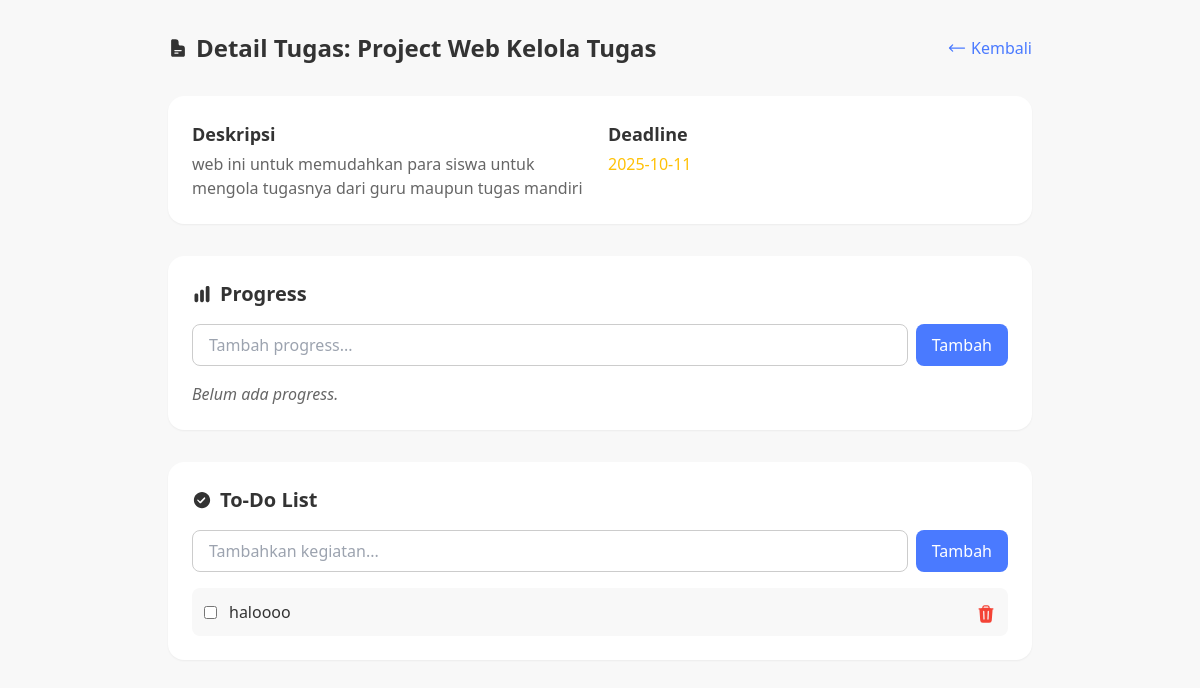
The app's page /routes/web.php?route=tugas/detail&project_id=19 (signed in) with its own data.
### tables this page shows
CREATE TABLE `projects` (
  `project_id` int(11) NOT NULL,
  `user_id` int(11) NOT NULL,
  `judul` varchar(255) NOT NULL,
  `deskripsi` text DEFAULT NULL,
  `deadline` date DEFAULT NULL,
  `status` enum('baru','berjalan','selesai') NOT NULL DEFAULT 'baru',
  `tipe_tugas` varchar(50) NOT NULL,
  `created_at` timestamp NOT NULL DEFAULT current_timestamp()
);

CREATE TABLE `todo_list` (
  `todo_id` int(11) NOT NULL,
  `project_id` int(11) NOT NULL,
  `deskripsi` varchar(255) NOT NULL,
  `is_done` tinyint(1) NOT NULL DEFAULT 0
);

### app/Controllers/TugasMuridController.php (called while the page is built, shortened)
<?php
class TugasMuridController {
    private $project;
    private $progress;
    private $todo;
    public function __construct($pdo) {
        $this->project = new Project($pdo);
        $this->progress = new ProgressUpdate($pdo);
        $this->todo = new Todo($pdo);
    }
  public function detail() {
    $project_id = $_GET['project_id'] ?? null;
    $project = $this->project->findById($project_id);
    $progress_updates = $this->progress->allByProject($project_id);
    $todos = $this->todo->allByProject($project_id);
    include __DIR__ . '/../../resources/views/murid/detail_tugas.php';
}
}

### app/Models/Project.php (called while the page is built, shortened)
<?php
class Project {
    private $pdo;
    public function __construct($pdo) {
        $this->pdo = $pdo;
    }
public function findById($id) {
    $stmt = $this->pdo->prepare("SELECT * FROM projects WHERE project_id = ?");
    $stmt->execute([$id]);
    return $stmt->fetch(PDO::FETCH_ASSOC);
}
}

### app/Models/Todo.php (called while the page is built, shortened)
<?php
class Todo {
    private $pdo;
    public function __construct($pdo) {
        $this->pdo = $pdo;
    }
   public function allByProject($project_id) {
    $stmt = $this->pdo->prepare("SELECT * FROM todo_list WHERE project_id = ?");
    $stmt->execute([$project_id]);
    return $stmt->fetchAll(PDO::FETCH_ASSOC);
}
}

### resources/views/murid/detail_tugas.php (the view, shortened to what this page needs)
<!DOCTYPE html>
<html lang="id">
<head>
    <script src="https://cdn.tailwindcss.com"></script>
</head>
<body class="bg-background-light text-text-dark min-h-screen font-sans">
    <div class="container mx-auto px-4 py-8 max-w-4xl">
        <header class="flex justify-between items-center mb-8">
            <h1 class="text-2xl font-bold text-text-dark flex items-center">
                <svg class="hero-icon mr-2"><use href="#document-text-icon"/></svg>
                Detail Tugas: <?= htmlspecialchars($project['judul']) ?>
            </h1>
            <a href="?route=tugas/list" class="flex items-center text-primary-blue hover:underline">
                <svg class="hero-icon mr-1"><use href="#arrow-left-icon"/></svg>
                Kembali
            </a>
        </header>
        <div class="bg-background-white rounded-2xl shadow-sm p-6 mb-8 card-hover">
            <div class="grid grid-cols-1 md:grid-cols-2 gap-4">
                <div>
                    <h3 class="text-lg font-semibold text-text-dark">Deskripsi</h3>
                    <p class="text-text-muted mt-1"><?= nl2br(htmlspecialchars($project['deskripsi'])) ?></p>
                </div>
                <div>
                    <h3 class="text-lg font-semibold text-text-dark">Deadline</h3>
                    <p class="text-warning-orange font-medium mt-1"><?= htmlspecialchars($project['deadline']) ?></p>
                </div>
            </div>
        </div>
        <div class="bg-background-white rounded-2xl shadow-sm p-6 mb-8 card-hover">
            <h2 class="text-xl font-bold text-text-dark mb-4 flex items-center">
                <svg class="hero-icon mr-2"><use href="#chart-bar-icon"/></svg>
                Progress
            </h2>
            <form action="?route=tugas/addProgress" method="POST" class="flex gap-2 mb-4">
                <input type="text" name="keterangan" placeholder="Tambah progress..." class="flex-1 px-4 py-2 border border-border-divider rounded-lg focus:ring-primary-blue focus:border-primary-blue" required>
                <button type="submit" class="bg-primary-blue text-background-white px-4 py-2 rounded-lg hover:bg-blue-600 transition">
                    Tambah
                </button>
            </form>
            <?php if (!empty($progress_updates)): ?>
                <ul class="space-y-3">
                    <?php foreach ($progress_updates as $update): ?>
                        <li class="p-3 bg-primary-blue-light rounded-lg flex justify-between items-start">
                            <p class="text-text-dark"><?= nl2br(htmlspecialchars($update['keterangan'])) ?></p>
                            <a href="?route=tugas/deleteProgress&update_id=<?= $update['id'] ?>&project_id=<?= $project['id'] ?>" onclick="return confirm('Hapus progress ini?')" class="text-danger-red hover:text-red-700 ml-3">
                                <svg class="hero-icon"><use href="#trash-icon"/></svg>
                            </a>
                        </li>
                    <?php endforeach ?>
                </ul>
            <?php else: ?>
                <p class="text-text-muted italic">Belum ada progress.</p>
            <?php endif; ?>
        </div>
        <div class="bg-background-white rounded-2xl shadow-sm p-6 card-hover">
            <h2 class="text-xl font-bold text-text-dark mb-4 flex items-center">
                <svg class="hero-icon mr-2"><use href="#check-circle-icon"/></svg>
                To-Do List
            </h2>
            <form action="?route=todo/tambah" method="POST" class="flex gap-2 mb-4">
                <input type="text" name="deskripsi" placeholder="Tambahkan kegiatan..." class="flex-1 px-4 py-2 border border-border-divider rounded-lg focus:ring-primary-blue focus:border-primary-blue" required>
                <button type="submit" class="bg-primary-blue text-background-white px-4 py-2 rounded-lg hover:bg-blue-600 transition">
                    Tambah
                </button>
            </form>
           <?php if (!empty($todos)): ?>
    <ul class="space-y-3">
        <?php foreach ($todos as $todo): ?>
            <li class="p-3 rounded-lg flex justify-between items-center <?= $todo['is_done'] ? 'bg-success-green bg-opacity-10' : 'bg-background-light'; ?>">
                <form action="?route=todo/update" method="POST" class="flex items-center">
                    <input type="checkbox" name="is_done" value="1"
                           <?= $todo['is_done'] ? 'checked' : '' ?>
                           onchange="this.form.submit()" class="mr-3">
                    <span class="<?= $todo['is_done'] ? 'line-through text-text-muted' : 'text-text-dark'; ?>">
                        <?= htmlspecialchars($todo['deskripsi']) ?>
                    </span>
                </form>
                <a href="?route=todo/delete&todo_id=<?= $todo['todo_id'] ?>&project_id=<?= $project['project_id'] ?>"
                   onclick="return confirm('Hapus to-do ini?')"
                   class="text-danger-red hover:text-red-700 ml-3">
                    <svg class="hero-icon"><use href="#trash-icon"/></svg>
                </a>
            </li>
        <?php endforeach ?>
    </ul>
<?php else: ?>
    <p class="text-text-muted italic">Belum ada to-do list.</p>
<?php endif; ?>
        </div>
    </div>
</body>
</html>

### resources/views/murid/detail_tugas.php (style rules this page uses)
.hero-icon { width: 20px; height: 20px; display: inline-block; }
.card-hover { transition: transform 0.2s ease, box-shadow 0.2s ease; }

### records on screen
projects: judul "Project Web Kelola Tugas", deskripsi "web ini untuk memudahkan para siswa untuk mengola tugasnya dari guru maupun tugas mandiri", deadline "2025-10-11"
todo_list: deskripsi "haloooo"
